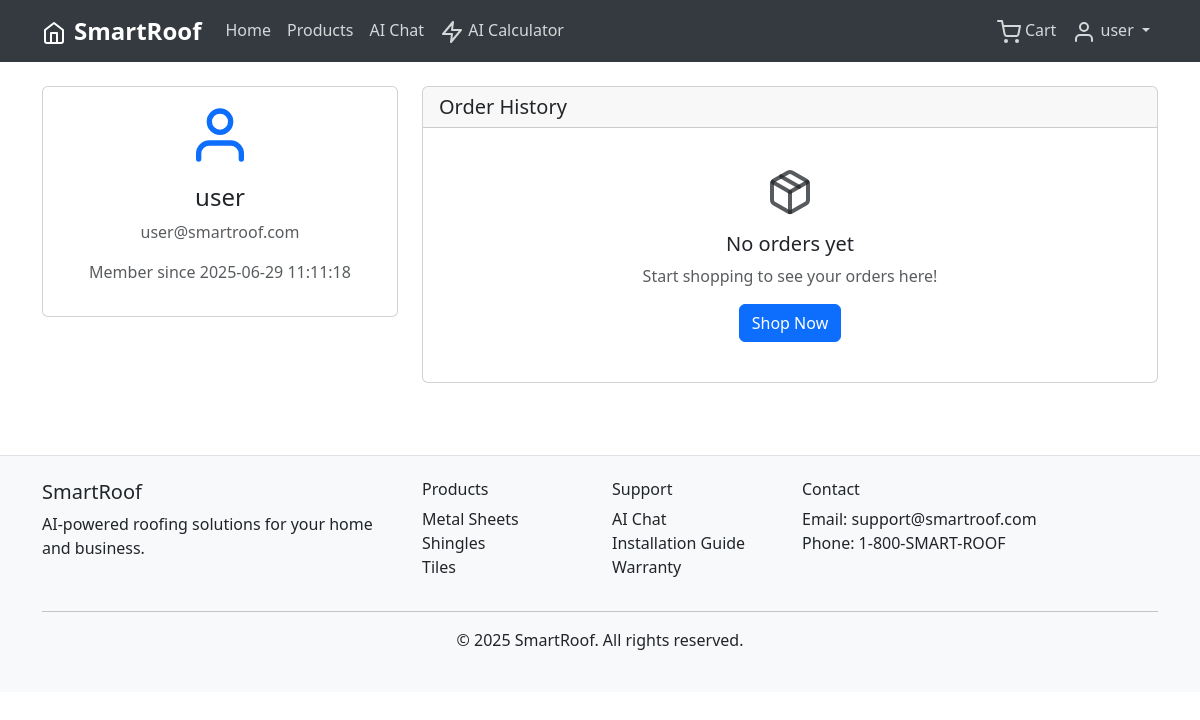
Screenshot of /profile (signed in) with the database file from the repository.
### tables this page shows
CREATE TABLE users (
            id INTEGER PRIMARY KEY AUTOINCREMENT,
            username TEXT UNIQUE NOT NULL,
            email TEXT UNIQUE NOT NULL,
            password_hash TEXT NOT NULL,
            is_admin BOOLEAN DEFAULT FALSE,
            created_at TIMESTAMP DEFAULT CURRENT_TIMESTAMP
        );

### routes.py (the view)
@app.route('/profile')
@login_required
def profile():
    return render_template('profile.html', orders=[])

### app.py (called while the page is built)
@login_manager.user_loader
def load_user(user_id):
    from models import User
    return User.get(int(user_id))

### database.py (called while the page is built)
def get_db_connection():
    conn = sqlite3.connect(DATABASE_PATH)
    conn.row_factory = sqlite3.Row
    return conn

### models.py (called while the page is built)
    @staticmethod
    def get(user_id):
        conn = get_db_connection()
        user = conn.execute('SELECT * FROM users WHERE id = ?', (user_id,)).fetchone()
        conn.close()
        if user:
            return User(user['id'], user['username'], user['email'],
                       user['password_hash'], user['is_admin'], user['created_at'])
        return None

### templates/profile.html (shortened to what this page needs)
{% extends "base.html" %}
{% block content %}
<div class="container py-4">
    <div class="row">
        <div class="col-lg-4">
            <div class="card">
                <div class="card-body text-center">
                    <i data-feather="user" style="width: 64px; height: 64px;" class="text-primary mb-3"></i>
                    <h4>{{ current_user.username }}</h4>
                    <p class="text-muted">{{ current_user.email }}</p>
                    <p class="text-muted">Member since {{ current_user.created_at }}</p>
                </div>
            </div>
        </div>
        <div class="col-lg-8">
            <div class="card">
                <div class="card-header">
                    <h5 class="mb-0">Order History</h5>
                </div>
                <div class="card-body">
                    {% if orders %}
                    {% for order in orders %}
                    <div class="card mb-3">
                        <div class="card-body">
                            <div class="row">
                                <div class="col-md-8">
                                    <h6>Order #{{ order.id }}</h6>
                                    <p class="text-muted mb-1">{{ order.created_at }}</p>
                                    <p class="mb-0">
                                        <span class="badge bg-{% if order.status == 'completed' %}success{% elif order.status == 'pending' %}warning{% else %}secondary{% endif %}">
                                            {{ order.status.title() }}
                                        </span>
                                    </p>
                                </div>
                                <div class="col-md-4 text-end">
                                    <h6 class="text-primary">${{ "%.2f".format(order.total or 0) }}</h6>
                                    <small class="text-muted">{{ order.items|length }} items</small>
                                </div>
                            </div>
                            <div class="mt-3">
                                <h6>Items:</h6>
                                {% for item in order.items %}
                                <div class="d-flex justify-content-between">
                                    <span>{{ item.product_name }} ({{ item.quantity }})</span>
                                    <span>${{ "%.2f".format(item.subtotal or 0) }}</span>
                                </div>
                                {% endfor %}
                            </div>
                        </div>
                    </div>
                    {% endfor %}
                    {% else %}
                    <div class="text-center py-4">
                        <i data-feather="package" style="width: 48px; height: 48px;" class="text-muted mb-3"></i>
                        <h5>No orders yet</h5>
                        <p class="text-muted">Start shopping to see your orders here!</p>
                        <a href="{{ url_for('products') }}" class="btn btn-primary">Shop Now</a>
                    </div>
                    {% endif %}
                </div>
            </div>
        </div>
    </div>
</div>
{% endblock %}

### templates/base.html (shortened to what this page needs)
<!DOCTYPE html>
<html lang="en" data-bs-theme="light">
<head>
    <link href="https://cdn.jsdelivr.net/npm/bootstrap@5.3.0/dist/css/bootstrap.min.css" rel="stylesheet">
    <link rel="stylesheet" href="{{ url_for('static', filename='css/style.css') }}">
</head>
<body>
    <nav class="navbar navbar-expand-lg navbar-dark">
        <div class="container">
            <a class="navbar-brand fw-bold" href="{{ url_for('index') }}">
                <i data-feather="home" class="me-2"></i>SmartRoof
            </a>
            <div class="collapse navbar-collapse" id="navbarNav">
                <ul class="navbar-nav me-auto">
                    <li class="nav-item">
                        <a class="nav-link" href="{{ url_for('index') }}">Home</a>
                    </li>
                    <li class="nav-item">
                        <a class="nav-link" href="{{ url_for('products') }}">Products</a>
                    </li>
                    <li class="nav-item">
                        <a class="nav-link" href="{{ url_for('chat') }}">AI Chat</a>
                    </li>
                    <li class="nav-item">
                        <a class="nav-link" href="{{ url_for('ai_calculator_page') }}">
                            <i data-feather="zap"></i> AI Calculator
                        </a>
                    </li>
                </ul>
                <ul class="navbar-nav">
                    {% if current_user.is_authenticated %}
                        <li class="nav-item">
                            <a class="nav-link position-relative" href="{{ url_for('cart') }}">
                                <i data-feather="shopping-cart"></i> Cart
                            </a>
                        </li>
                        <li class="nav-item dropdown">
                            <a class="nav-link dropdown-toggle" href="#" id="navbarDropdown" role="button" data-bs-toggle="dropdown">
                                <i data-feather="user"></i> {{ current_user.username }}
                            </a>
                        </li>
                    {% endif %}
                </ul>
            </div>
        </div>
    </nav>
    <main>
        {% block content %}{% endblock %}
    </main>
    <footer class="bg-light text-dark py-4 mt-5 border-top">
        <div class="container">
            <div class="row">
                <div class="col-md-4">
                    <h5>SmartRoof</h5>
                    <p>AI-powered roofing solutions for your home and business.</p>
                </div>
                <div class="col-md-2">
                    <h6>Products</h6>
                    <ul class="list-unstyled">
                        <li><a href="{{ url_for('products', category='Metal Sheets') }}" class="text-dark">Metal Sheets</a></li>
                        <li><a href="{{ url_for('products', category='Shingles') }}" class="text-dark">Shingles</a></li>
                        <li><a href="{{ url_for('products', category='Tiles') }}" class="text-dark">Tiles</a></li>
                    </ul>
                </div>
                <div class="col-md-2">
                    <h6>Support</h6>
                    <ul class="list-unstyled">
                        <li><a href="{{ url_for('chat') }}" class="text-dark">AI Chat</a></li>
                        <li><a href="#" class="text-dark">Installation Guide</a></li>
                        <li><a href="#" class="text-dark">Warranty</a></li>
                    </ul>
                </div>
                <div class="col-md-4">
                    <h6>Contact</h6>
                    <p>Email: support@smartroof.com<br>Phone: 1-800-SMART-ROOF</p>
                </div>
            </div>
            <hr>
            <div class="text-center">
                <p>&copy; 2025 SmartRoof. All rights reserved.</p>
            </div>
        </div>
    </footer>
</body>
</html>

### static/css/style.css (style rules this page uses)
.navbar { background-color: #343a40 !important; }
.navbar-brand { font-size: 1.5rem; font-weight: 700; color: white !important; }
.navbar-nav .nav-link { color: rgba(255, 255, 255, 0.8) !important; font-weight: 500; }
.card { transition: transform 0.2s ease-in-out; }
.btn { transition: all 0.2s ease-in-out; }
footer { margin-top: auto; }
footer a { text-decoration: none; transition: color 0.2s ease-in-out; }

### rows the page displays
users: username "user", email "user@smartroof.com", created_at "2025-06-29 11:11:18"
